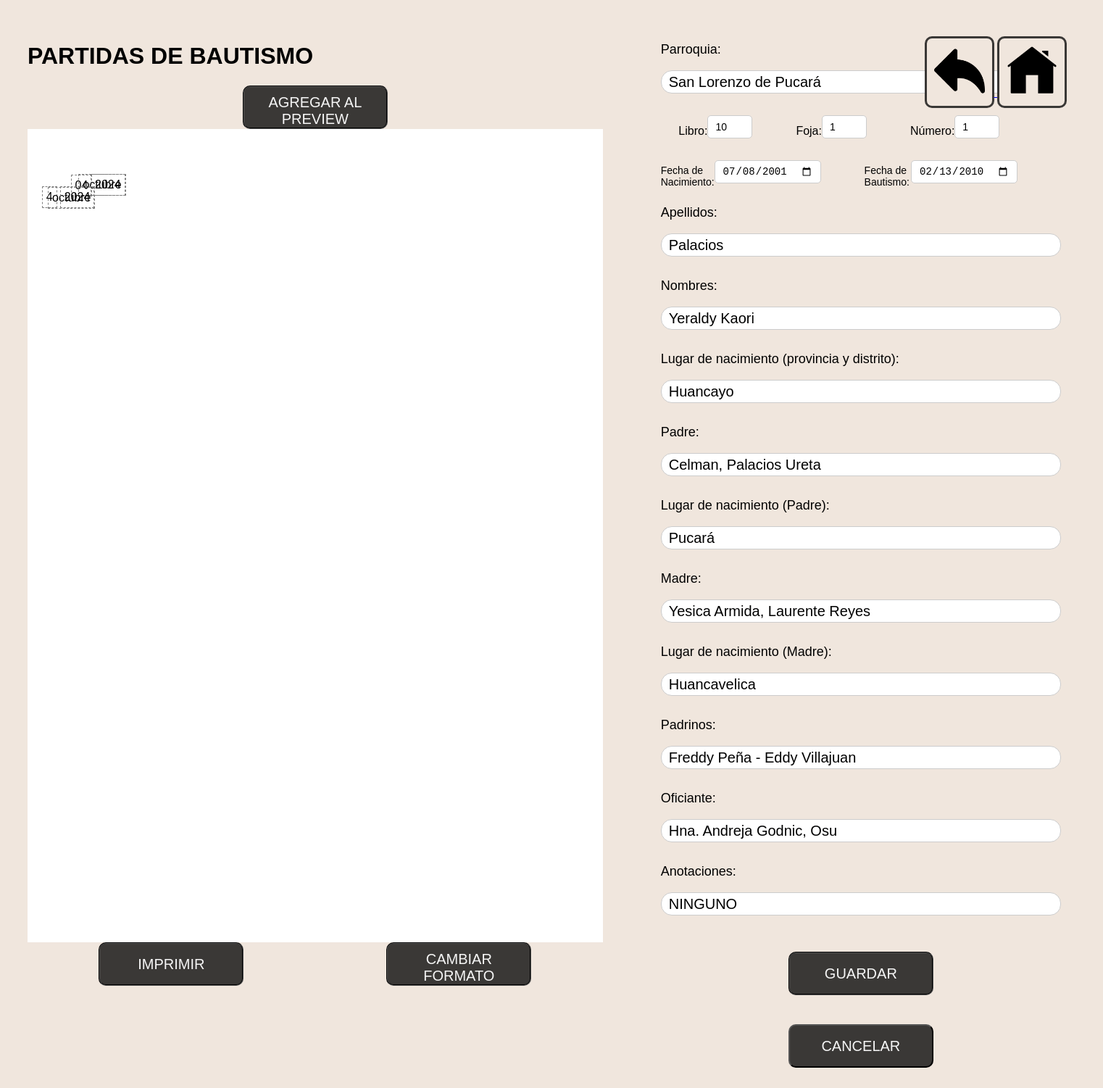
The app's page /printBautizo/1 (signed in) with its own data.
### webapp/models.py (models this page shows)
class Bautizo(models.Model):
    parroquia = models.CharField(max_length=255, default="'La Purisima' - Concepción")
    libro = models.PositiveIntegerField()
    fojas = models.PositiveIntegerField()
    numero = models.PositiveIntegerField()
    apellidos = models.CharField(max_length=50)
    nombres = models.CharField(max_length=30)
    lugar_nacimiento = models.CharField(max_length=50)
    fecha_nacimiento = models.DateField(null=True, blank=True)
    fecha_bautizo = models.DateField(null=True, blank=True)
    padre = models.CharField(max_length=80)
    nacimientolugarpadre = models.CharField(max_length=50, null=True, blank=True)
    madre = models.CharField(max_length=80)
    nacimientolugarmadre = models.CharField(max_length=50, null=True, blank=True)
    padrinos = models.CharField(max_length=150, null=True, blank=True)
    oficiante = models.CharField(max_length=255)
    anotaciones = models.CharField(max_length=255, default="Ninguno")

### webapp/views.py (the view)
# urls.py: path('printBautizo/<int:id>', views.printBautizo, name="printBautizo"),
@login_required
def printBautizo(request, id):
    bautizo = get_object_or_404(Bautizo, pk=id)
    if request.method == 'POST':
        formaBautizo = BautizoForm(request.POST, instance=bautizo)
        if formaBautizo.is_valid():
            formaBautizo.save()
            return render(request, 'pages/bautizos/printBautizo.html', {'formaBautizo': formaBautizo})
    else:
        formaBautizo = BautizoForm(instance=bautizo)
    return render(request, 'pages/bautizos/printBautizo.html', {'formaBautizo': formaBautizo})

### webapp/forms.py
class BautizoForm(forms.ModelForm):
    class Meta:
        model = Bautizo
        fields = '__all__'
        widgets = {
            'libro': forms.NumberInput(attrs={'class': 'form-control', 'style': 'width: 40px;'}),
            'fojas': forms.NumberInput(attrs={'class': 'form-control', 'style': 'width: 40px;'}),
            'numero': forms.NumberInput(attrs={'class': 'form-control', 'style': 'width: 40px;'}),
        }
    def __init__(self, *args, **kwargs):
        super().__init__(*args, **kwargs)
        self.fields['fecha_nacimiento'].widget = forms.DateInput(format='%Y-%m-%d', attrs={
            'type': 'date',
            'class': 'form-control'
        })
        self.fields['fecha_bautizo'].widget = forms.DateInput(format='%Y-%m-%d', attrs={
            'type': 'date',
            'class': 'form-control'
        })

### templates/pages/bautizos/printBautizo.html (shortened to what this page needs)
{% load static %}
<!DOCTYPE html>
<html>
  <head>
    <link rel="stylesheet" type="text/css" href="{% static 'styles/styles.css' %}">
    <link rel="stylesheet" type="text/css" href="{% static 'styles/addDoc.css' %}">
    <link rel="stylesheet" type="text/css" href="{% static 'styles/formstyle.css' %}">
  </head>
  <body data-section="bautizo">
    <div class="container_preview">
      <h1><strong>PARTIDAS DE BAUTISMO</strong></h1>
      <button id="previewButton" type="button" class="normal_button">Agregar al Preview</button>
      <div class="preview" id="preview"></div>
      <div style="display: flex; justify-content: center;">
        <button id="imp" class="normal_button">IMPRIMIR</button>
        <button id="fondo" class="normal_button">CAMBIAR FORMATO</button>
      </div>
    </div>
    <div class="container_right">
      <section class="container_input">
        <form method="post">
          <label style="heigh:5px" for="{{ formaBautizo.parroquia.id_for_label }}">Parroquia:</label>
          {{ formaBautizo.parroquia }}
          <div class="form-container">
            <label for="{{ formaBautizo.libro.id_for_label }}">Libro:</label>
            {{ formaBautizo.libro }}
            <label for="{{ formaBautizo.fojas.id_for_label }}">Foja:</label>
            {{ formaBautizo.fojas }}
            <label for="{{ formaBautizo.numero.id_for_label }}">Número:</label>
            {{ formaBautizo.numero }}
          </div>
          <div class="form-container">
            <label for="{{ formaBautizo.fecha_nacimiento.id_for_label }}" style="font-size: 14px">Fecha de Nacimiento:</label>
            {{ formaBautizo.fecha_nacimiento }}
            <label for="{{ formaBautizo.fecha_bautizo.id_for_label }}" style="font-size: 14px">Fecha de Bautismo:</label>
            {{ formaBautizo.fecha_bautizo }}
          </div>
          <label for="{{ formaBautizo.apellidos.id_for_label }}">Apellidos:</label>
          {{ formaBautizo.apellidos }}
          <label for="{{ formaBautizo.nombres.id_for_label }}">Nombres:</label>
          {{ formaBautizo.nombres }}
          <label for="{{ formaBautizo.lugar_nacimiento.id_for_label }}">Lugar de nacimiento (provincia y distrito):</label>
          {{ formaBautizo.lugar_nacimiento }}
          <label for="{{ formaBautizo.padre.id_for_label }}">Padre:</label>
          {{ formaBautizo.padre }}
          <label for="{{ formaBautizo.nacimientolugarpadre.id_for_label }}">Lugar de nacimiento (Padre):</label>
          {{ formaBautizo.nacimientolugarpadre }}
          <label for="{{ formaBautizo.madre.id_for_label }}">Madre:</label>
          {{ formaBautizo.madre }}
          <label for="{{ formaBautizo.nacimientolugarmadre.id_for_label }}">Lugar de nacimiento (Madre):</label>
          {{ formaBautizo.nacimientolugarmadre }}
          <label for="{{ formaBautizo.padrinos.id_for_label }}">Padrinos:</label>
          {{ formaBautizo.padrinos }}
          <label for="{{ formaBautizo.oficiante.id_for_label }}">Oficiante:</label>
          {{ formaBautizo.oficiante }}
          <label for="{{ formaBautizo.anotaciones.id_for_label }}">Anotaciones:</label>
          {{ formaBautizo.anotaciones }}
          <div class="container_save">
            <button type="submit" class="normal_button">GUARDAR</button>
          </div>
        </form>
        <div class="container_save" style="justify-content: center">
          <a href="{% url 'bautizo' %}">
            <button class="red_button">CANCELAR</button>
          </a>
        </div>
      </section>
    </div>
    <div class="container_home">
      <a href="/bautizo">
        <button class="home_button">
          <img class="home_icon" src="{% static 'src/back_icon.png' %}" alt="icono de atras" />
        </button>
      </a>
      <a href="/">
        <button class="home_button">
          <img class="back_icon" src="{% static 'src/home_icon.png' %}" alt="icono de home" />
        </button>
      </a>
    </div>
  </body>
</html>

### static/styles/styles.css (style rules this page uses)
body { font-family: Arial, serif; font-weight: 400; font-style: normal; background-color: #f0e6dd; display: flex; height: 100%; }
form label { display: block; margin-bottom: 8px; color: black; }
form input { padding: 10px; margin-bottom: 20px; border: 1px solid #ccc; border-radius: 15px; }
.normal_button { background-color: #3a3836; color: #f5f5f5; border-radius: 10px; text-align: center; text-transform: uppercase; cursor: pointer; border-style: groove; border-color: black; }
.red_button { background-color: #3a3836; color: #f5f5f5; border-color: black; border-radius: 10px; padding: 10px 20px; font-size: 16px; text-align: center; text-transform: uppercase; cursor: pointer; display: inline-block; }
.home_button { background-color: #f0e6dd; border: #3a3836, solid; border-radius: 10px; padding: 10px; cursor: pointer; }
.home_icon { width: 70px; height: 70px; }
.back_icon { width: 70px; height: 70px; }

### static/styles/addDoc.css (style rules this page uses)
.container_preview { display: flex; flex-direction: column; padding: 30px; }
.normal_button { font-size: 18px; padding: 10px 20px; margin-left: 10px; }
.preview { margin: 0 auto; width: 210mm; height: 297mm; background-size: cover; background-color: white; position: relative; background-position: center; background-repeat: no-repeat; box-sizing: border-box; }
.container_right { padding: 30px; width: 40%; display: flex; flex-direction: column; }
.container_input { margin: 20px; }
.container_input form { display: flex; flex-direction: column; gap: 10px; }
label { font-size: 18px; color: #333; }
input { height: 10px; padding: 5px; font-size: 20px; }
.container_save { margin: 20px; display: flex; flex-direction: row; }
.container_home { position: fixed; top: 50px; right: 50px; }
.normal_button { font-size: 20px; width: 200px; height: 60px; margin: 0 auto; }
.red_button { font-size: 20px; width: 200px; height: 60px; margin: 0 auto; }
@media (max-width: 1700px) { .container_right { width: 700px; } }

### static/styles/formstyle.css (style rules this page uses)
.form-container { display: flex; flex-direction: inline; justify-content: center; align-items: center; height: auto; }
.form-container label { font-size: 16px; width: auto; }
.form-container input { padding: 10px; margin-right: 60px; font-size: 14px; border: 1px solid #ccc; border-radius: 5px; width: auto; }

### records on screen
Bautizo: parroquia "San Lorenzo de Pucará", libro "10", fojas "1", numero "1", fecha_nacimiento "07/08/2001", fecha_bautizo "02/13/2010", apellidos "Palacios", nombres "Yeraldy Kaori", lugar_nacimiento "Huancayo", padre "Celman, Palacios Ureta", nacimientolugarpadre "Pucará", madre "Yesica Armida, Laurente Reyes", nacimientolugarmadre "Huancavelica", padrinos "Freddy Peña - Eddy Villajuan", oficiante "Hna. Andreja Godnic, Osu", anotaciones "NINGUNO"
